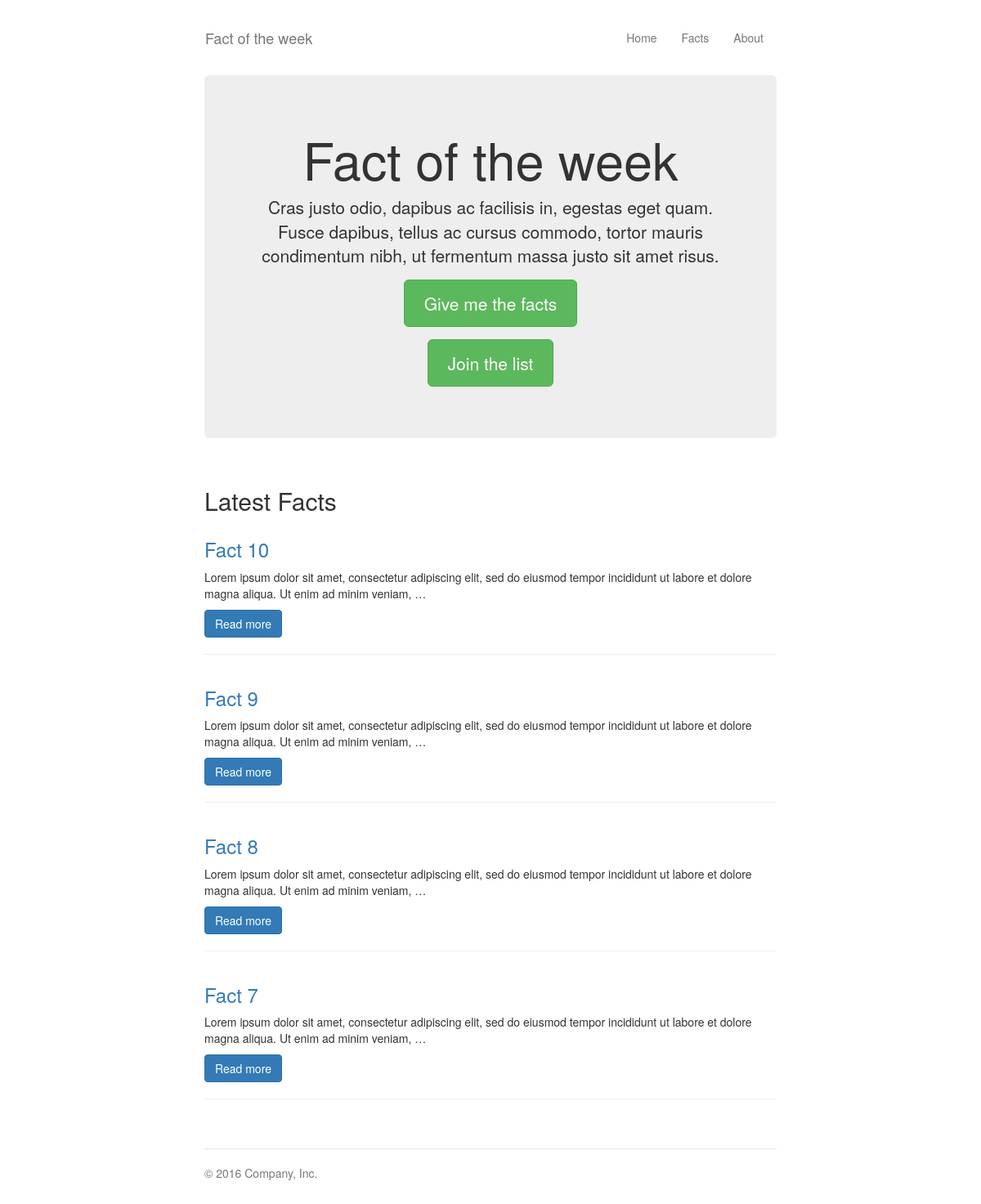
The page / on the database its author committed.
### facts/models.py (models this page shows, shortened)
@python_2_unicode_compatible  # only if you need to support Python 2
class Fact(TimeStampedModel):
	fact_title = models.CharField(max_length=200)
	fact_text = models.CharField(max_length=2000)
	pub_date = models.DateTimeField('date published')
	send_email_on_save = models.BooleanField(default=False)

### facts/views.py (the view)
# urls.py: url(r'^$', HomeView.as_view(), name='home'),
class HomeView(ListView):
    template_name = 'facts/home.html'
    context_object_name = 'newest_fact'
    def get_queryset(self):
        return Fact.objects.filter(
        	pub_date__lte=timezone.now()
    	).order_by('-pub_date')[:4]

### templates/facts/home.html (shortened to what this page needs)
{% extends "base.html" %}
{% block content %}
<div class="jumbotron">
    <h1>Fact of the week</h1>
    <p class="lead">Cras justo odio, dapibus ac facilisis in, egestas eget quam. Fusce dapibus, tellus ac cursus commodo, tortor mauris condimentum nibh, ut fermentum massa justo sit amet risus.</p>
    <p><a class="btn btn-lg btn-success" href="{% url 'facts:index' %}" role="button">Give me the facts</a></p>
    <p><a class="btn btn-lg btn-success" href="{% url 'mailinglist:join' %}" role="button">Join the list</a></p>
</div>
<div class="row marketing">
    {% if newest_fact %}
    	<div class="col-xs-12">
    		<h2>Latest Facts</h2>
    	</div>
	    {% for fact in newest_fact %}
	    <div class="col-xs-12">
	        <h3><a href="{% url 'facts:detail' fact.id %}">{{ fact.fact_title }}</a></h3>
	        <p>{{ fact.fact_text|truncatechars:150  }}</p>
	        <p><a class="btn btn-primary" href="{% url 'facts:detail' fact.id %}" role="button">Read more</a></p>
	        <hr />
	    </div>
	    {% endfor %}
	{% else %}
	    <p>No facts are available.</p>
	{% endif %}
</div>
{% endblock %}

### core/static/core/style.css (style rules this page uses)
body { padding-top: 20px; padding-bottom: 20px; }
.header, .marketing, .footer { padding-right: 15px; padding-left: 15px; }
.jumbotron { text-align: center; border-bottom: 1px solid #e5e5e5; }
.jumbotron .btn { padding: 14px 24px; font-size: 21px; }
.marketing { margin: 40px 0; }
@media screen and (min-width: 768px) { .header, .marketing, .footer { padding-right: 0; padding-left: 0; } }
@media screen and (min-width: 768px) { .jumbotron { border-bottom: 0; } }

### rows shown on the page
Fact: fact_title "Fact 10", fact_text "Lorem ipsum dolor sit amet, consectetur adipiscing elit, sed do eiusmod tempor incididunt ut labore et dolore magna aliqua. Ut enim ad minim veniam, …"
Fact: fact_title "Fact 9", fact_text "Lorem ipsum dolor sit amet, consectetur adipiscing elit, sed do eiusmod tempor incididunt ut labore et dolore magna aliqua. Ut enim ad minim veniam, …"
Fact: fact_title "Fact 8", fact_text "Lorem ipsum dolor sit amet, consectetur adipiscing elit, sed do eiusmod tempor incididunt ut labore et dolore magna aliqua. Ut enim ad minim veniam, …"
Fact: fact_title "Fact 7", fact_text "Lorem ipsum dolor sit amet, consectetur adipiscing elit, sed do eiusmod tempor incididunt ut labore et dolore magna aliqua. Ut enim ad minim veniam, …"
